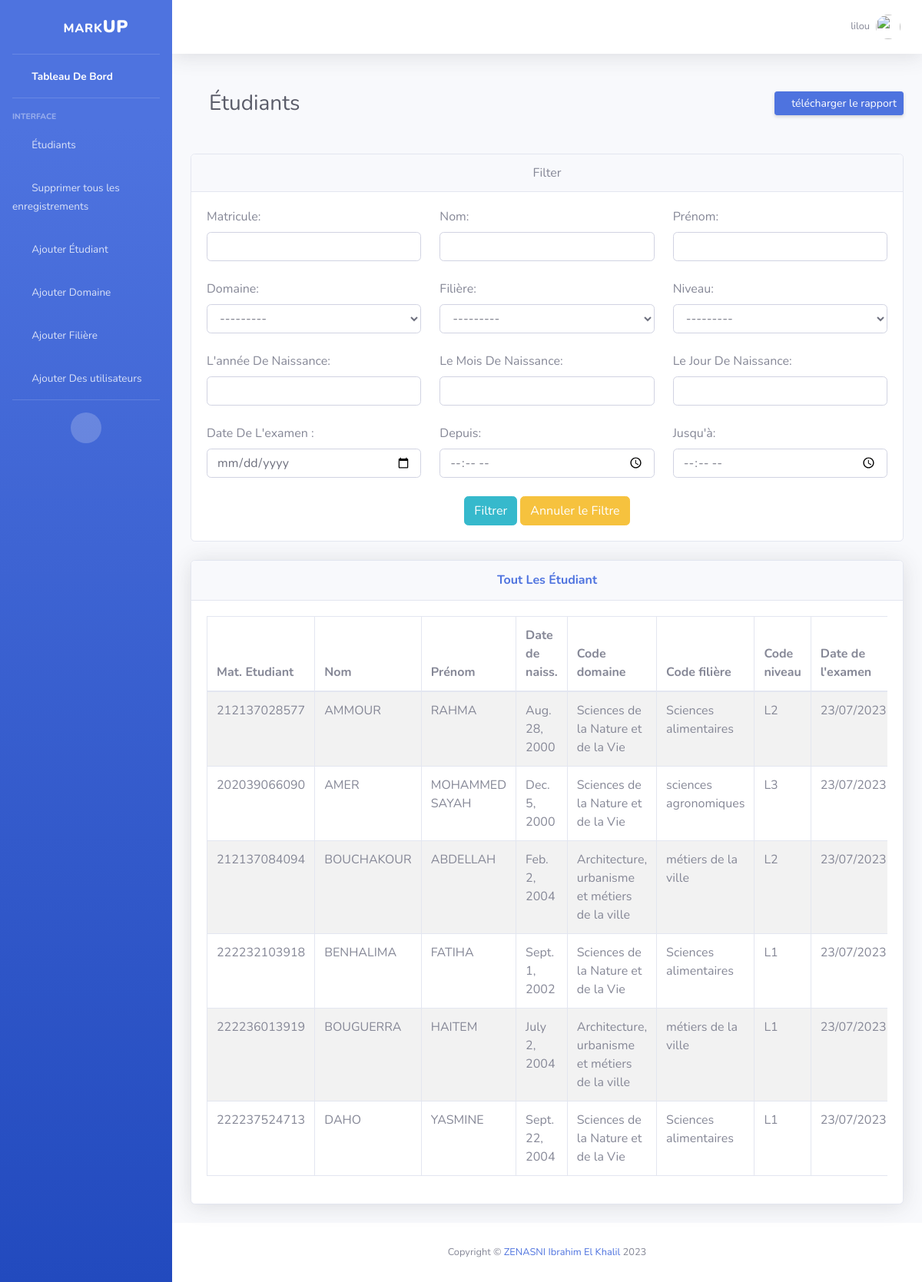
Before: / (signed in) with the older database file.
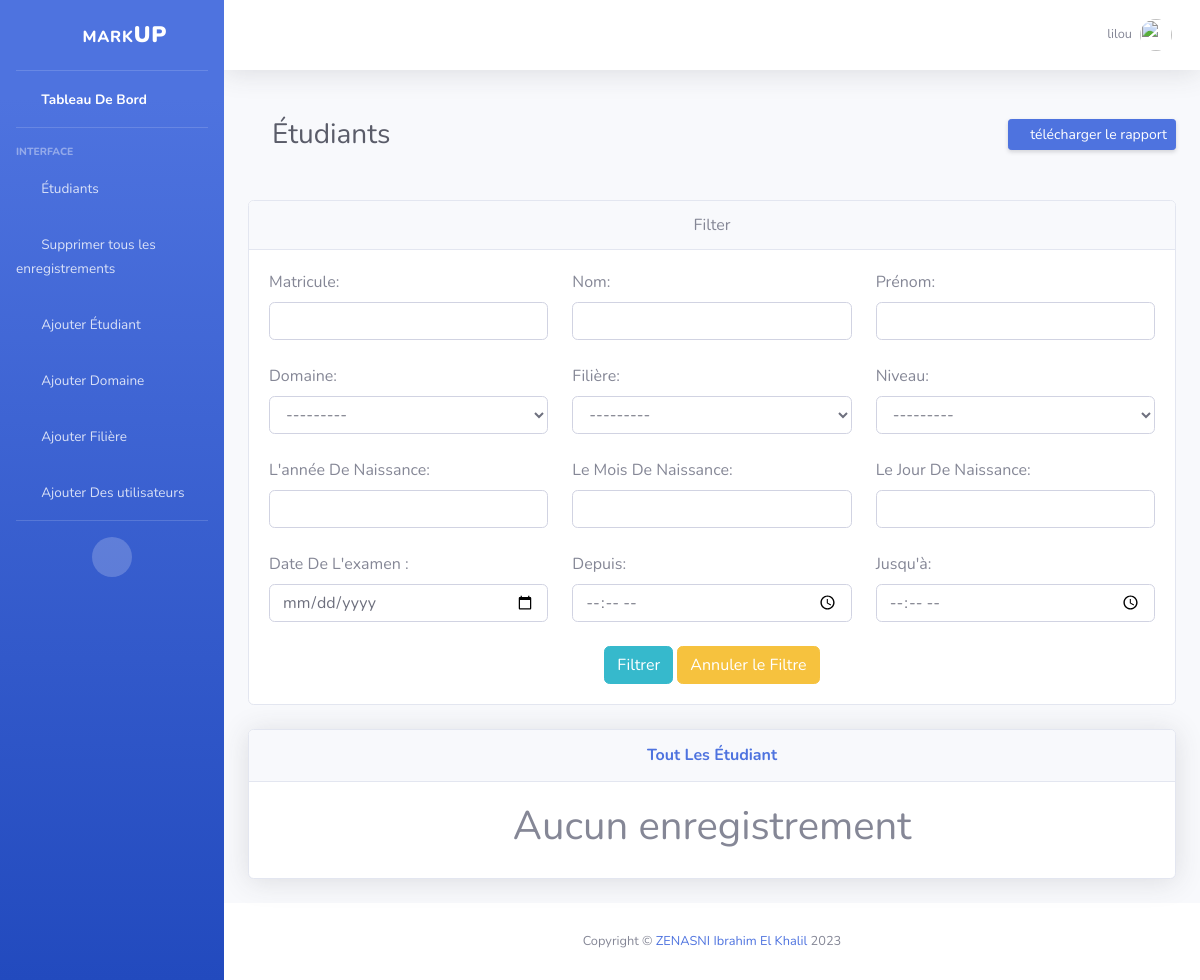
After: the same page with the newer database file.
### base/models.py (models this page shows, shortened)
class Verifier(models.Model):
    etudiant = models.ForeignKey(Etudiant, on_delete=models.CASCADE)
    date = models.DateField(auto_now=True)
    temp = models.TimeField(auto_now=True)

class Etudiant(models.Model):
    mat = models.CharField(max_length=200, primary_key=True)
    nom = models.CharField(max_length=100)
    prenom = models.CharField(max_length=100)
    date_de_naissance = models.DateField()
    domaine = models.ForeignKey(Domaine, on_delete=models.PROTECT, blank=True)
    filiere = models.ForeignKey(Filiere, on_delete=models.PROTECT, blank=True)
    niveau = models.CharField(max_length=20, choices=niveaux, blank=True)

class Domaine(models.Model):
    code = models.CharField(max_length=100,primary_key=True)
    nom = models.CharField(max_length=200)

class Filiere(models.Model):
    code = models.CharField(max_length=100,primary_key=True)
    nom =  models.CharField(max_length=200)
    specialite = models.CharField(max_length=200)

### base/views.py (the view)
# urls.py: path('',views.dashboard, name='dashboard'),
@login_required(login_url='/login/')
def dashboard(request):
    table_header = ['Mat. Etudiant',
                    'Nom',
                    'Prénom',
                    'Date de naiss.',
                    'Code domaine',
                    'Code filière',
                    'Code niveau',
                    'Date de l\'examen',
                    'Heure de l\'examen']
    records = VerifierFilter(request.GET, queryset=Verifier.objects.all())
    request.session['recods'] = request.GET
    context={
        'records':records,
        'header':table_header,
        'admin': request.user.groups.filter(name='admins').exists(),
        'stuff':request.user.groups.filter(name='stuff').exists(),
    }
    return render(request, 'base/records.html', context)

### base/filters.py (called while the page is built)
def domaine_choices():
    domaines = Domaine.objects.all()
    domaine_list = []
    for domaine in domaines:
        domaine_list.append((domaine.code, domaine.nom))
    return domaine_list

def filiere_choices():
    filieres = Filiere.objects.all()
    filiere_list = []
    for filiere in filieres:
        filiere_list.append((filiere.code,filiere.nom))
    return filiere_list

### base/templates/base/records.html (shortened to what this page needs)
{% extends 'index.html' %}
{% load widget_tweaks %}
{% block heading %}
<div class="d-sm-flex align-items-center justify-content-between mb-4">
  <h1 class="h3 mb-6 text-gray-800 m-4">Étudiants</h1>
  <a href="{% url 'base:export' %}" class="d-none d-sm-inline-block btn btn-sm btn-primary shadow-sm"><i
    class="fas fa-download fa-sm text-white-50"></i> télécharger le rapport</a>
</div>
{% endblock %} {% block content %}
<div class="card mb-4">
  <center>
    <div class="card-header">Filter</div>
  </center>
  <div class="card-body">
    <form action="#the_list" method="get">
      <div class="row">
        <div class="col">
          <label for="">Matricule:</label>
          {% render_field records.form.mat class+="form-control" %}
        </div>
        <div class="col">
          <label for="">Nom:</label>
          {% render_field records.form.nom class+="form-control" %}
        </div>
        <div class="col">
          <label for="">Prénom:</label>
          {% render_field records.form.prenom class+="form-control" %}
        </div>
      </div>
      <br />
      <div class="row">
        <div class="col">
          <label for="">Domaine:</label>
          {% render_field records.form.domaine class+="form-control" %}
        </div>
        <div class="col">
          <label for="">Filière:</label>
          {% render_field records.form.filiere class+="form-control" %}
        </div>
        <div class="col">
          <label for="">Niveau:</label>
          {% render_field records.form.niveau class+="form-control" %}
        </div>
      </div>
      <br />
      <div class="row">
        <div class="col">
          <label for="">L'année De Naissance:</label>
          {% render_field records.form.year class+="form-control" %}
        </div>
        <div class="col">
          <label for="">Le Mois De Naissance:</label>
          {% render_field records.form.month class+="form-control" %}
        </div>
        <div class="col">
          <label for="">Le Jour De Naissance:</label>
          {% render_field records.form.day class+="form-control" %}
        </div>
      </div>
      <br />
      <div class="row">
        <div class="col">
          <label for="">Date De L'examen :</label>
          {% render_field records.form.date class+="form-control" type='date' %}
        </div>
        <div class="col">
          <label for="">Depuis:</label>
          {% render_field records.form.time_gt class+="form-control" type='time'%}
        </div>
        <div class="col">
          <label for="">Jusqu'à:</label>
          {% render_field records.form.time_lt class+="form-control" type='time'%}
        </div>
      </div>
      <br>
      <center>
        <input type="submit" value="Filtrer" class="btn btn-info" />
        <a href="{% url 'base:dashboard' %}" class="btn btn-warning"
          >Annuler le Filtre</a
        >
      </center>
    </form>
  </div>
</div>
<div class="card shadow mb-4" id="the_list">
  <div class="card-header py-3">
    <center>
      <h6 class="m-0 font-weight-bold text-primary">Tout Les Étudiant</h6>
    </center>
  </div>
  <div class="card-body">
    <div class="table-responsive">
      {% if not records.qs %}
      <center>
        <h1>Aucun enregistrement</h1>
      </center>
      {% else %}
      <table
        class="table table-bordered table-striped"
        id="dataTable"
        width="100%"
        cellspacing="0"
      >
        <thead>
          <tr>
            {% for head in header %}
            <th>{{head}}</th>
            {% endfor %}
          </tr>
        </thead>
        <tbody>
          {% for record in records.qs %}
          <tr>
            <td>{{record.etudiant.mat}}</td>
            <td>{{record.etudiant.nom}}</td>
            <td>{{record.etudiant.prenom}}</td>
            <td>{{record.etudiant.date_de_naissance}}</td>
            <td>{{record.etudiant.domaine.nom}}</td>
            <td>{{record.etudiant.filiere.nom}}</td>
            <td>{{record.etudiant.niveau}}</td>
            <td>{{record.date|date:'d/m/Y'}}</td>
          </tr>
          {% endfor %}
        </tbody>
      </table>
      {% endif %}
    </div>
  </div>
</div>
{% endblock %}

### templates/index.html (shortened to what this page needs)
{% load static %}
<!DOCTYPE html>
<html lang="en">
  <head>
    <link
      href="{% static 'vendor/fontawesome-free/css/all.min.css' %}"
      rel="stylesheet"
      type="text/css"
    />
    <link href="{% static 'css/sb-admin-2.min.css' %}" rel="stylesheet" />
  </head>
  <body id="page-top">
    {% block main %}
    <div id="wrapper">
      {% include 'sidebar.html' %}
      <div id="content-wrapper" class="d-flex flex-column">
        <div id="content">
          {% include 'topbar.html' %}
          <div class="container-fluid">
            {% block heading %}{% endblock %} {% block content %}{% endblock %}
          </div>
        </div>
        {% include 'footer.html' %}
      </div>
    </div>
    {% endblock %}
  </body>
</html>

### templates/sidebar.html
{% load static %}
<ul
  class="navbar-nav bg-gradient-primary sidebar sidebar-dark accordion"
  id="accordionSidebar"
>
  <a
    class="sidebar-brand d-flex align-items-center justify-content-center"
    href="{% url 'base:dashboard' %}"
  >
    <div class="sidebar-brand-icon">
      <i class="fas fa-clipboard-list"></i>
    </div>
    <div class="sidebar-brand-text mx-3">
      Mark<strong style="font-size: 1.4rem">UP</strong>
    </div>
  </a>
  <hr class="sidebar-divider my-0" />
  <li class="nav-item active">
    <a class="nav-link" href="{% url 'base:dashboard' %}">
      <i class="fas fa-fw fa-tachometer-alt"></i>
      <span>Tableau De Bord</span></a
    >
  </li>
  <hr class="sidebar-divider" />
  <div class="sidebar-heading">Interface</div>
  <li class="nav-item">
    <a class="nav-link" href="{% url 'base:student' %}">
      <i class="fas fa-fw fa-users"></i>
      <span>Étudiants</span></a
    >
  </li>
  {% if not stuff %}
  <li class="nav-item">
    <a class="nav-link" href="{% url 'base:sup-enregistrements' %}">
      <i class="fas fa-fw fa-trash"></i>
      <span>Supprimer tous les enregistrements</span></a
    >
  </li>
  <li class="nav-item">
    <a class="nav-link" href="{% url 'base:add_student' %}">
      <i class="fas fa-fw fa-user-plus"></i>
      <span>Ajouter Étudiant</span></a
    >
  </li>
  <li class="nav-item">
    <a class="nav-link" href="{% url 'base:ajouter-domaine' %}">
      <i class="fas fa-fw fa-school"></i>
      <span>Ajouter Domaine</span></a
    >
  </li>
  <li class="nav-item">
    <a class="nav-link" href="{% url 'base:ajouter-filiere' %}">
      <i class="fas fa-fw fa-school"></i>
      <span>Ajouter Filière</span></a
    >
  </li>
  <li class="nav-item">
    <a class="nav-link" href="{% url 'users:user_register' %}">
      <i class="fas fa-fw fa-user"></i>
      <span>Ajouter Des utilisateurs</span></a
    >
  </li>
  {% endif %}
  <hr class="sidebar-divider d-none d-md-block" />
  <div class="text-center d-none d-md-inline">
    <button class="rounded-circle border-0" id="sidebarToggle"></button>
  </div>
</ul>

### templates/topbar.html (shortened to what this page needs)
{% load static %}
<nav
  class="navbar navbar-expand navbar-light bg-white topbar mb-4 static-top shadow"
>
  <ul class="navbar-nav ml-auto">
    <li class="nav-item dropdown no-arrow">
      <a
        class="nav-link dropdown-toggle"
        href="#"
        id="userDropdown"
        role="button"
        data-toggle="dropdown"
        aria-haspopup="true"
        aria-expanded="false"
      >
        <span class="mr-2 d-none d-lg-inline text-gray-600 small"
          >{{request.user}}</span
        >
        <img
          class="img-profile rounded-circle"
          src="{% static 'img/undraw_profile.svg' %}"
        />
      </a>
    </li>
  </ul>
</nav>

### templates/footer.html
<footer class="sticky-footer bg-white">
  <div class="container my-auto">
    <div class="copyright text-center my-auto">
      <span>Copyright &copy; <a href="https://github.com/ZenasniKhalil">ZENASNI Ibrahim El Khalil</a> 2023</span>
    </div>
  </div>
</footer>

Changed rows visible on the page:
removed Verifier: etudiant.mat "212137028577", etudiant.nom "AMMOUR", etudiant.prenom "RAHMA", etudiant.date_de_naissance "Aug. 28, 2000", etudiant.domaine.nom "Sciences de la Nature et de la Vie", etudiant.filiere.nom "Sciences alimentaires", etudiant.niveau "L2", date "23/07/2023"
removed Verifier: etudiant.mat "202039066090", etudiant.nom "AMER", etudiant.prenom "MOHAMMED SAYAH", etudiant.date_de_naissance "Dec. 5, 2000", etudiant.domaine.nom "Sciences de la Nature et de la Vie", etudiant.filiere.nom "sciences agronomiques", etudiant.niveau "L3", date "23/07/2023"
removed Verifier: etudiant.mat "212137084094", etudiant.nom "BOUCHAKOUR", etudiant.prenom "ABDELLAH", etudiant.date_de_naissance "Feb. 2, 2004", etudiant.domaine.nom "Architecture, urbanisme et métiers de la ville", etudiant.filiere.nom "métiers de la ville", etudiant.niveau "L2", date "23/07/2023"
removed Verifier: etudiant.mat "222232103918", etudiant.nom "BENHALIMA", etudiant.prenom "FATIHA", etudiant.date_de_naissance "Sept. 1, 2002", etudiant.domaine.nom "Sciences de la Nature et de la Vie", etudiant.filiere.nom "Sciences alimentaires", etudiant.niveau "L1", date "23/07/2023"
removed Verifier: etudiant.mat "222236013919", etudiant.nom "BOUGUERRA", etudiant.prenom "HAITEM", etudiant.date_de_naissance "July 2, 2004", etudiant.domaine.nom "Architecture, urbanisme et métiers de la ville", etudiant.filiere.nom "métiers de la ville", etudiant.niveau "L1", date "23/07/2023"
removed Verifier: etudiant.mat "222237524713", etudiant.nom "DAHO", etudiant.prenom "YASMINE", etudiant.date_de_naissance "Sept. 22, 2004", etudiant.domaine.nom "Sciences de la Nature et de la Vie", etudiant.filiere.nom "Sciences alimentaires", etudiant.niveau "L1", date "23/07/2023"
Other visible differences:
text now shown: "Aucun enregistrement"
list line gone: "Mat. Etudiant"
list line gone: "Nom"
list line gone: "Prénom"
list line gone: "Date de naiss."
list line gone: "Code domaine"
list line gone: "Code filière"
list line gone: "Code niveau"
list line gone: "Date de l'examen"
